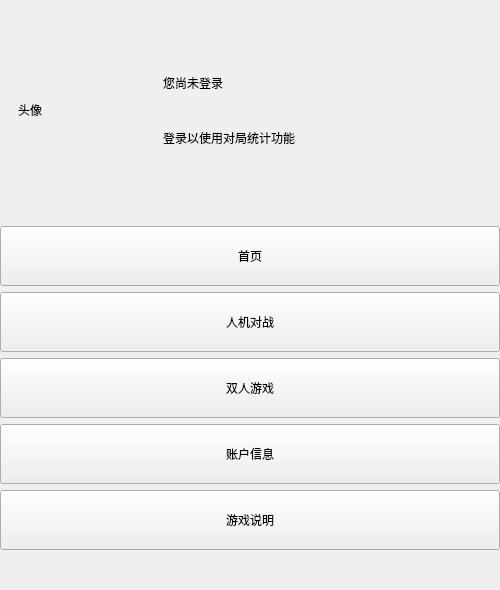
     <widget class="QWidget" name="leftOptionBar" native="true">
      <property name="sizePolicy">
       <sizepolicy hsizetype="Fixed" vsizetype="Expanding">
        <horstretch>0</horstretch>
        <verstretch>0</verstretch>
       </sizepolicy>
      </property>
      <property name="minimumSize">
       <size>
        <width>500</width>
        <height>0</height>
       </size>
      </property>
      <property name="maximumSize">
       <size>
        <width>500</width>
        <height>16777215</height>
       </size>
      </property>
      <property name="styleSheet">
       <string notr="true">font: 25 10pt &quot;等线&quot;;</string>
      </property>
      <layout class="QVBoxLayout" name="verticalLayout_8">
       <property name="leftMargin">
        <number>0</number>
       </property>
       <property name="topMargin">
        <number>0</number>
       </property>
       <property name="rightMargin">
        <number>0</number>
       </property>
       <property name="bottomMargin">
        <number>0</number>
       </property>
       <item>
        <widget class="QWidget" name="gridWidget" native="true">
         <property name="sizePolicy">
          <sizepolicy hsizetype="Fixed" vsizetype="Fixed">
           <horstretch>0</horstretch>
           <verstretch>0</verstretch>
          </sizepolicy>
         </property>
         <property name="minimumSize">
          <size>
           <width>500</width>
           <height>150</height>
          </size>
         </property>
         <property name="maximumSize">
          <size>
           <width>500</width>
           <height>220</height>
          </size>
         </property>
         <property name="styleSheet">
          <string notr="true">background-color: rgb(255, 255, 255,0);
border-right: none;
</string>
         </property>
         <layout class="QGridLayout" name="gridLayout_2">
          <item row="0" column="1">
           <layout class="QHBoxLayout" name="horizontalLayout_9">
            <item>
             <layout class="QVBoxLayout" name="verticalLayout_16">
              <item>
               <spacer name="verticalSpacer_3">
                <property name="orientation">
                 <enum>Qt::Vertical</enum>
                </property>
                <property name="sizeHint" stdset="0">
                 <size>
                  <width>20</width>
                  <height>40</height>
                 </size>
                </property>
               </spacer>
              </item>
              <item>
               <widget class="QLabel" name="userNameLabel">
                <property name="sizePolicy">
                 <sizepolicy hsizetype="Expanding" vsizetype="Expanding">
                  <horstretch>0</horstretch>
                  <verstretch>0</verstretch>
                 </sizepolicy>
                </property>
                <property name="styleSheet">
                 <string notr="true"/>
                </property>
                <property name="text">
                 <string>您尚未登录</string>
                </property>
               </widget>
              </item>
              <item>
               <widget class="QLabel" name="UIDLabel">
                <property name="sizePolicy">
                 <sizepolicy hsizetype="Expanding" vsizetype="Expanding">
                  <horstretch>0</horstretch>
                  <verstretch>0</verstretch>
                 </sizepolicy>
                </property>
                <property name="text">
                 <string>登录以使用对局统计功能</string>
                </property>
                <property name="wordWrap">
                 <bool>true</bool>
                </property>
               </widget>
              </item>
              <item>
               <spacer name="verticalSpacer_16">
                <property name="orientation">
                 <enum>Qt::Vertical</enum>
                </property>
                <property name="sizeHint" stdset="0">
                 <size>
                  <width>20</width>
                  <height>40</height>
                 </size>
                </property>
               </spacer>
              </item>
             </layout>
            </item>
           </layout>
          </item>
          <item row="0" column="0">
           <widget class="QWidget" name="verticalWidget_2" native="true">
            <property name="minimumSize">
             <size>
              <width>148</width>
              <height>0</height>
             </size>
            </property>
            <layout class="QVBoxLayout" name="verticalLayout_17">
             <item>
              <spacer name="verticalSpacer_26">
               <property name="orientation">
                <enum>Qt::Vertical</enum>
               </property>
               <property name="sizeHint" stdset="0">
                <size>
                 <width>20</width>
                 <height>40</height>
                </size>
               </property>
              </spacer>
             </item>
             <item>
              <widget class="QLabel" name="avatarLabel">
               <property name="sizePolicy">
                <sizepolicy hsizetype="Fixed" vsizetype="Fixed">
                 <horstretch>0</horstretch>
                 <verstretch>0</verstretch>
                </sizepolicy>
               </property>
               <property name="minimumSize">
                <size>
                 <width>128</width>
                 <height>128</height>
                </size>
               </property>
               <property name="maximumSize">
                <size>
                 <width>128</width>
                 <height>128</height>
                </size>
               </property>
               <property name="text">
                <string>头像</string>
               </property>
              </widget>
             </item>
             <item>
              <spacer name="verticalSpacer_27">
               <property name="orientation">
                <enum>Qt::Vertical</enum>
               </property>
               <property name="sizeHint" stdset="0">
                <size>
                 <width>20</width>
                 <height>40</height>
                </size>
               </property>
              </spacer>
             </item>
            </layout>
           </widget>
          </item>
         </layout>
        </widget>
       </item>
       <item>
        <widget class="QPushButton" name="mainPageBtn">
         <property name="enabled">
          <bool>true</bool>
         </property>
         <property name="sizePolicy">
          <sizepolicy hsizetype="Expanding" vsizetype="Fixed">
           <horstretch>0</horstretch>
           <verstretch>0</verstretch>
          </sizepolicy>
         </property>
         <property name="minimumSize">
          <size>
           <width>0</width>
           <height>60</height>
          </size>
         </property>
         <property name="styleSheet">
          <string notr="true"/>
         </property>
         <property name="text">
          <string>首页</string>
         </property>
        </widget>
       </item>
       <item>
        <widget class="QPushButton" name="vsComptrBtn">
         <property name="sizePolicy">
          <sizepolicy hsizetype="Expanding" vsizetype="Fixed">
           <horstretch>0</horstretch>
           <verstretch>0</verstretch>
          </sizepolicy>
         </property>
         <property name="minimumSize">
          <size>
           <width>0</width>
           <height>60</height>
          </size>
         </property>
         <property name="styleSheet">
          <string notr="true"/>
         </property>
         <property name="text">
          <string>人机对战</string>
         </property>
        </widget>
       </item>
       <item>
        <widget class="QPushButton" name="vsPeopleBtn">
         <property name="minimumSize">
          <size>
           <width>0</width>
           <height>60</height>
          </size>
         </property>
         <property name="styleSheet">
          <string notr="true"/>
         </property>
         <property name="text">
          <string>双人游戏</string>
         </property>
        </widget>
       </item>
       <item>
        <widget class="QPushButton" name="loginBtn">
         <property name="minimumSize">
          <size>
           <width>0</width>
           <height>60</height>
          </size>
         </property>
         <property name="styleSheet">
          <string notr="true"/>
         </property>
         <property name="text">
          <string>账户信息</string>
         </property>
        </widget>
       </item>
       <item>
        <widget class="QPushButton" name="aboutBtn">
         <property name="minimumSize">
          <size>
           <width>0</width>
           <height>60</height>
          </size>
         </property>
         <property name="styleSheet">
          <string notr="true"/>
         </property>
         <property name="text">
          <string>游戏说明</string>
         </property>
        </widget>
       </item>
       <item>
        <spacer name="verticalSpacer_2">
         <property name="orientation">
          <enum>Qt::Vertical</enum>
         </property>
         <property name="sizeHint" stdset="0">
          <size>
           <width>20</width>
           <height>40</height>
          </size>
         </property>
        </spacer>
       </item>
      </layout>
     </widget>
